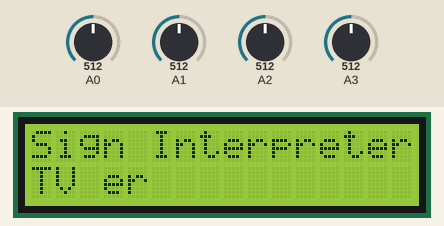
Recording of a sketch running on a simulated Arduino Uno, built with avr-gcc and run on an emulated ATmega328P. Shown: 16×2 character LCD. The inputs (shaded band) are chosen by the test bench; at power-on: A2 = 512, A1 = 512, A0 = 512, A3 = 512. What the sketch prints to the serial monitor is not drawn.

Above: at 1.2 s.
1.3 s: A2 set to 407
2.8 s: A2 set to 390
At 3.8 s:
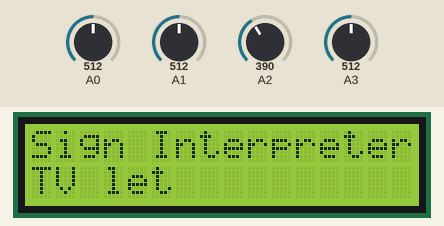
5.9 s: A2 set to 410
At 7.0 s:
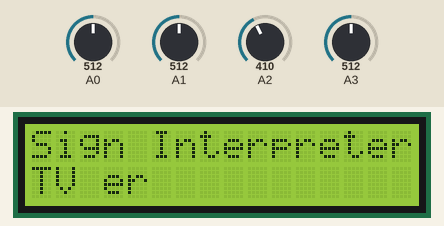
8.9 s: A1 set to 410
10.4 s: A1 set to 384
Timing chart, 0 to 13.0 s (numbered marks = the images above; inputs shaded):
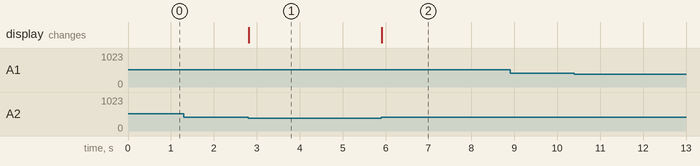

The sketch:

sign.ino
```cpp
#include <LiquidCrystal.h>
LiquidCrystal lcd(7,6,5,4,3,2);
int threshold=400;
void setup()
{
lcd.begin(16, 2);
Serial.begin(9600);
lcd.print("Sign Interpreter");
}
void loop()
{
if(analogRead(A0)<threshold)
{
Serial.println("Food");
lcd.setCursor(0, 1);
lcd.print("Food ");
}
{
if(analogRead(A1)<threshold)
Serial.println("Water ");
lcd.setCursor(0, 1);
lcd.print("Water ");
}
if(analogRead(A2)<threshold)
{
Serial.println("Toilet ");
lcd.setCursor(0, 1);
lcd.print("Toilet ");
}
{
if(analogRead(A3)<threshold)
Serial.println("TV ");
lcd.setCursor(0, 1);
lcd.print("TV ");
}
delay(100);
}
```

Measured:
- the behaviour switches between 400 and 399 on A2 (found by bisection; images 0 and 1)
- after the input at 1.3 s, every drawn part: stays the same
- after the input at 2.8 s, the display: changes at once (image 1)
- after the input at 5.9 s, the display: changes at once (image 2)
- after the input at 8.9 s, every drawn part: stays the same
- after the input at 10.4 s, every drawn part: stays the same
